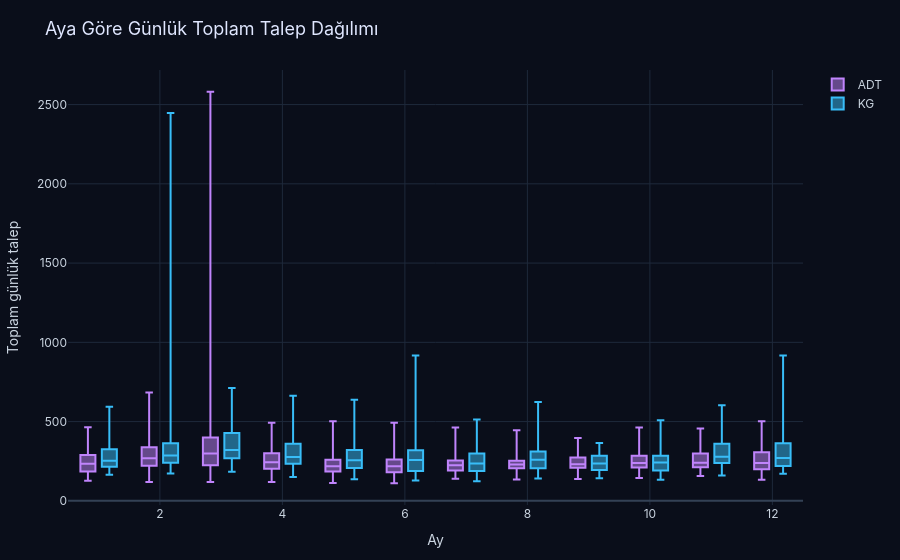

The notebook cell saved with this chart:
### Markdown cell above
### 29 · Ay etkisinin görselleştirilmesi

Aşağıdaki kod hücresi yalnızca bu adımı gerçekleştirir.

### Code cell
monthly_daily = daily_unit_total.assign(Ay=daily_unit_total["date"].dt.month)
fig = px.box(
    monthly_daily,
    x="Ay",
    y="daily_demand",
    color="unit",
    points=False,
    color_discrete_map={"KG": "#38bdf8", "ADT": "#c084fc"},
    labels={"daily_demand": "Toplam günlük talep", "unit": "Birim"},
)
fig = dark_plot(fig, "Aya Göre Günlük Toplam Talep Dağılımı")
fig.show()

### Figure 1 — Plotly figure (JSON) as saved in the notebook; plotly's stock layout.template omitted (floating-point values rounded to 4 significant figures; data arrays with more than 128 entries replaced by an {"elided": "..."} marker saying what was removed)
{"data": [{"alignmentgroup": "True", "boxpoints": false, "hovertemplate": "Birim=ADT<br>Ay=%{x}<br>Toplam günlük talep=%{y}<extra></extra>", "legendgroup": "ADT", "marker": {"color": "#c084fc"}, "name": "ADT", "notched": false, "offsetgroup": "ADT", "orientation": "v", "showlegend": true, "type": "box", "x": {"elided": "1297 int values"}, "x0": " ", "xaxis": "x", "y": {"elided": "1297 float values"}, "y0": " ", "yaxis": "y"}, {"alignmentgroup": "True", "boxpoints": false, "hovertemplate": "Birim=KG<br>Ay=%{x}<br>Toplam günlük talep=%{y}<extra></extra>", "legendgroup": "KG", "marker": {"color": "#38bdf8"}, "name": "KG", "notched": false, "offsetgroup": "KG", "orientation": "v", "showlegend": true, "type": "box", "x": {"elided": "1297 int values"}, "x0": " ", "xaxis": "x", "y": {"elided": "1297 float values"}, "y0": " ", "yaxis": "y"}], "layout": {"boxmode": "group", "font": {"color": "#cbd5e1", "family": "Inter, Segoe UI, sans-serif"}, "legend": {"title": {"text": ""}, "tracegroupgap": 0}, "margin": {"b": 55, "l": 55, "r": 30, "t": 70}, "paper_bgcolor": "#0a0e1a", "plot_bgcolor": "#0a0e1a", "title": {"font": {"color": "#e0e7ff", "size": 18}, "text": "Aya Göre Günlük Toplam Talep Dağılımı"}, "xaxis": {"anchor": "y", "domain": [0, 1], "gridcolor": "#1e293b", "title": {"text": "Ay"}, "zerolinecolor": "#334155"}, "yaxis": {"anchor": "x", "domain": [0, 1], "gridcolor": "#1e293b", "title": {"text": "Toplam günlük talep"}, "zerolinecolor": "#334155"}}}
